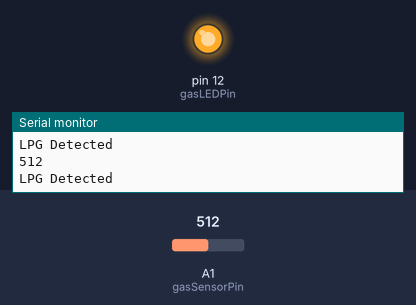
The sketch below on a simulated Arduino Uno, built with avr-gcc and run on an emulated ATmega328P. Shown: output pins drawn as LEDs (lit = HIGH), the last lines printed to the serial monitor. The test bench sets the inputs (shaded band); at power-on: A1 (gasSensorPin) = 512.

Above: at 1.2 s.
1.3 s: A1 (gasSensorPin) set to 488
At 1.6 s:
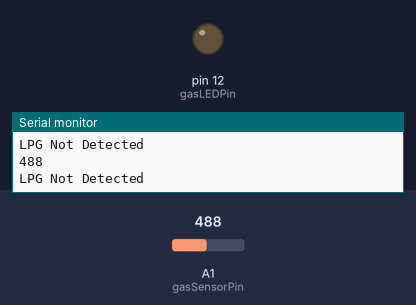
2.8 s: A1 (gasSensorPin) set to 510
At 4.0 s:
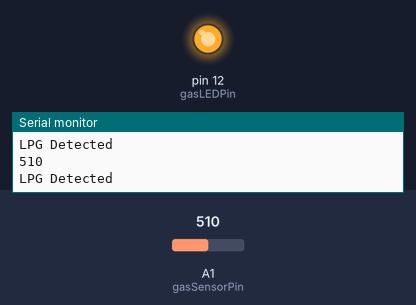
4.3 s: A1 (gasSensorPin) set to 490
At 5.5 s:
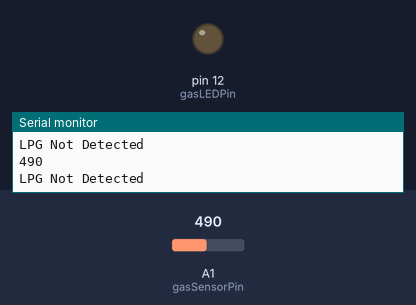
Timing chart, 0 to 7.3 s (numbered marks = the images above; inputs shaded):
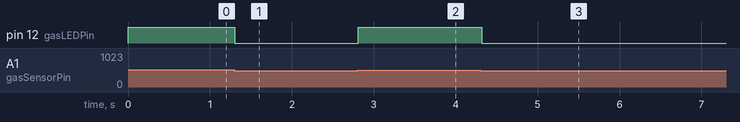

Measured:
- the behaviour switches between 501 and 500 on A1 (gasSensorPin) (found by bisection; images 0 and 1)
- after the input at 1.3 s, pin 12 (gasLEDPin): HIGH → LOW at once
- after the input at 2.8 s, pin 12 (gasLEDPin): LOW → HIGH at once
- after the input at 4.3 s, pin 12 (gasLEDPin): HIGH → LOW at once

The sketch:

Gas_detector.ino
```cpp
int GAS_VAL = 0;

// Define pin for gas sensor and LED
const int gasSensorPin = A1;  // MQ-6 A1 Pin
const int gasLEDPin = 12;     // Gas Sensor Indicator LED

void setup() {
  pinMode(gasSensorPin, INPUT); // MQ-6 A1 Pin
  Serial.begin(9600);
  pinMode(gasLEDPin, OUTPUT);   // Gas Sensor Indicator LED
}

void loop() {
  GAS_VAL = analogRead(gasSensorPin);
  Serial.println(GAS_VAL);

  if (GAS_VAL > 500) {
    Serial.println("LPG Detected");
    digitalWrite(gasLEDPin, HIGH); // Gas LED ON
  } else {
    Serial.println("LPG Not Detected");
    digitalWrite(gasLEDPin, LOW); // Gas LED OFF
  }

  delay(100);
}
```
